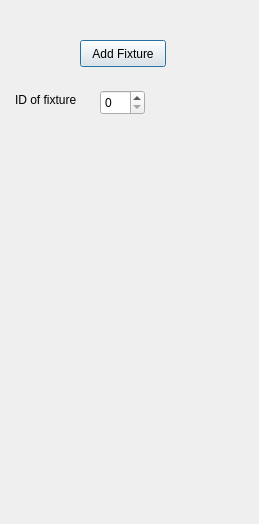
<?xml version="1.0" encoding="UTF-8"?>
<ui version="4.0">
 <class>MojDialog</class>
 <widget class="QDialog" name="MojDialog">
  <property name="geometry">
   <rect>
    <x>0</x>
    <y>0</y>
    <width>259</width>
    <height>524</height>
   </rect>
  </property>
  <property name="windowTitle">
   <string>Dialog</string>
  </property>
  <widget class="QPushButton" name="pushButton">
   <property name="geometry">
    <rect>
     <x>80</x>
     <y>40</y>
     <width>86</width>
     <height>27</height>
    </rect>
   </property>
   <property name="text">
    <string>Add Fixture</string>
   </property>
  </widget>
  <widget class="QSpinBox" name="spinBox">
   <property name="geometry">
    <rect>
     <x>100</x>
     <y>90</y>
     <width>45</width>
     <height>25</height>
    </rect>
   </property>
  </widget>
  <widget class="QLabel" name="label">
   <property name="geometry">
    <rect>
     <x>15</x>
     <y>90</y>
     <width>71</width>
     <height>20</height>
    </rect>
   </property>
   <property name="text">
    <string>ID of fixture</string>
   </property>
  </widget>
 </widget>
 <resources/>
 <connections/>
</ui>
